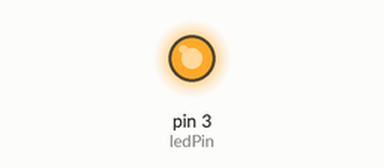
Bench run of a sketch on a simulated Arduino Uno, built with avr-gcc and run on an emulated ATmega328P. On the bench: output pins drawn as LEDs (lit = HIGH). Random numbers use the default seed unless the sketch sets one.

Above: at 0.15 s.
At 14.26 s:
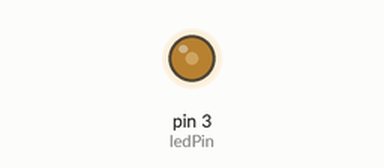
At 19.99 s:
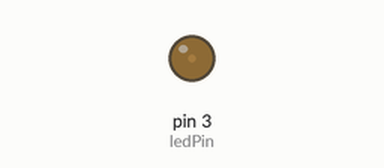
At 39.83 s:
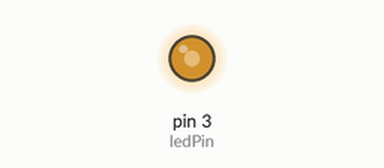
Timing chart, 0 to 40.0 s (numbered marks = the images above):
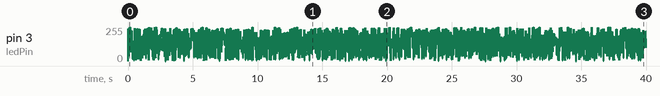

The sketch:

chandelle_arduino.ino
```cpp
int ledPin = 3;

void setup() {
  // put your setup code here, to run once:
  pinMode(3,OUTPUT);
}

void loop() {
  // put your main code here, to run repeatedly:
  int pwm = random(256);
  analogWrite(3, pwm);
  delay(20);
}
```
